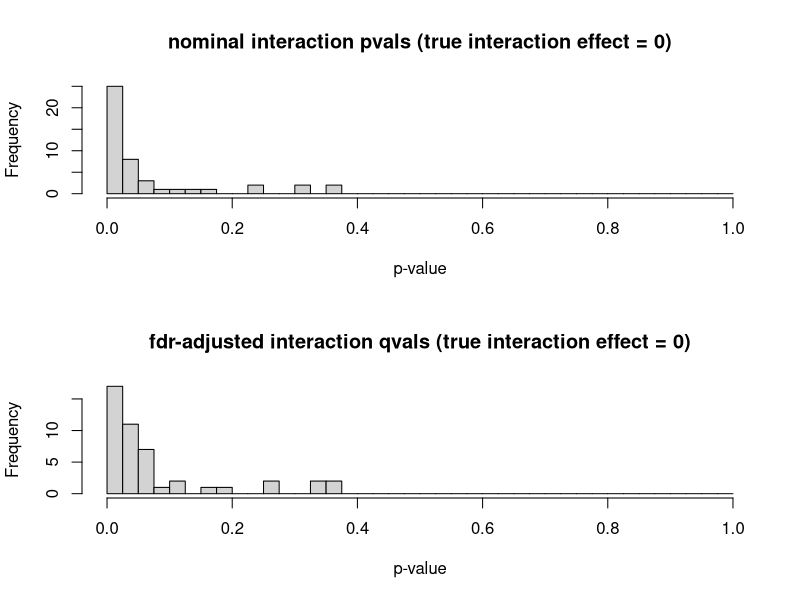
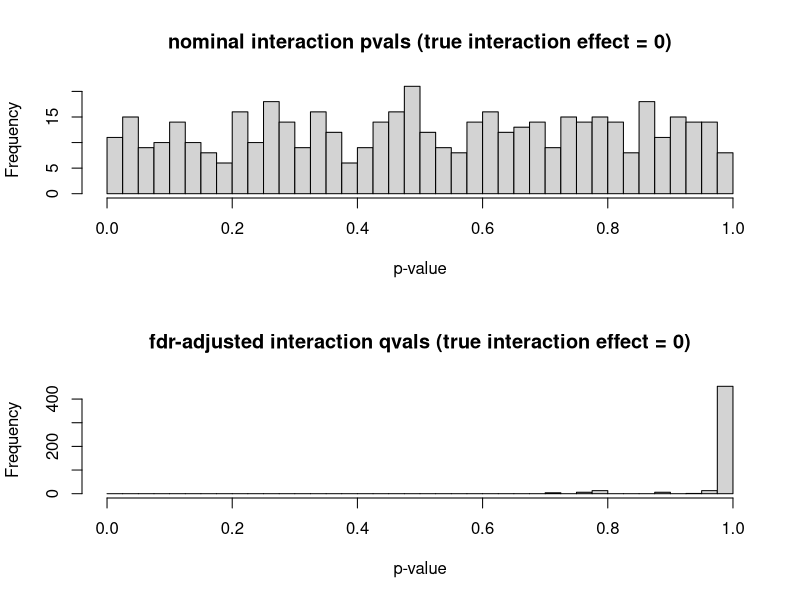

These charts were generated, in order, by the following R code:
#simulation function for first step of the analysis
sim_analysis_step1 <- function(b_x1, b_x2, n = 1E2, sigmas = c(1,1,1)){
  
  #sim inputs
  x1 <- rnorm(n) * sigmas[1]
  x2 <- rnorm(n) * sigmas[2]
  d <- data.frame(x = c(x1, x2), f = rep(1:2, each = n))
  
  #sim outputs
  e <- rnorm(n*2) * sigmas[3]
  d$y <- d$x * c(b_x1, b_x2)[d$f] + e

  #run first step of 2 step regression
  fit_2step_A <- lm(d$y[d$f==1] ~ 1 + x1)
  fit_2step_B <- lm(d$y[d$f==2] ~ 1 + x2)
  pvals_2step <- c(A = summary(fit_2step_A)$coefficients["x1", "Pr(>|t|)"],
                   B = summary(fit_2step_B)$coefficients["x2", "Pr(>|t|)"])
  
  #return pvals and data
  return(list(pvals = pvals_2step,
              d = d))
  
}

#simulate first stage
nsim <- 1E4
b <- 0.1
fits <- parallel::mclapply(1:nsim, function(i) sim_analysis_step1(b_x1 = b, b_x2 = b), mc.cores = 4)
pvals_step1 <- data.frame(do.call(rbind, lapply(fits, function(x) x[["pvals"]])))
q_thresh <- 0.05
qvals_step1 <- data.frame(A = p.adjust(pvals_step1$A, method = "BH"),
                          B = p.adjust(pvals_step1$B, method = "BH"))
sig_tests_step1 <- apply(qvals_step1 < q_thresh, 1, any)
sig_fits_step1 <- fits[sig_tests_step1]

#fit interaction model to filtered results from first stage
pvals_step2 <- unlist(parallel::mclapply(sig_fits_step1, function(x){
  d <- x[["d"]]
  fit <- lm(y ~ 1 + x + f + x*f, d)
  return(summary(fit)$coefficients["x:f", "Pr(>|t|)"])
}, mc.cores = 4))

#plot results
par(mfrow = c(2,1))
hist(pvals_step2, breaks = 0:40/40, 
     main = "nominal interaction pvals (true interaction effect = 0)", 
     xlab = "p-value")
hist(p.adjust(pvals_step2, method = "BH"), breaks = 0:40/40, 
     main = "fdr-adjusted interaction qvals (true interaction effect = 0)", 
     xlab = "p-value")

#alternatively, filter only for main effects in combined analysis
sim_analysis_step1_combined <- function(b_x1, b_x2, n = 1E2, sigmas = c(1,1,1)){
  
  #sim inputs
  x1 <- rnorm(n) * sigmas[1]
  x2 <- rnorm(n) * sigmas[2]
  d <- data.frame(x = c(x1, x2), f = rep(1:2, each = n))
  
  #sim outputs
  e <- rnorm(n*2) * sigmas[3]
  d$y <- d$x * c(b_x1, b_x2)[d$f] + e
  
  #run first step of 2 step regression
  fit_2step_comb <- lm(d$y ~ 1 + d$x)
  
  #return pvals and data
  return(list(pvals = summary(fit_2step_comb)$coefficients["d$x", "Pr(>|t|)"],
              d = d))
  
}

#simulate first stage
fits_comb <- parallel::mclapply(1:nsim, function(i) sim_analysis_step1_combined(b_x1 = b, b_x2 = b), mc.cores = 4)
pvals_step1_comb <- unlist(lapply(fits_comb, function(x) x[["pvals"]]))
qvals_step1_comb <- p.adjust(pvals_step1_comb, method = "BH")
sig_tests_step1_comb <- qvals_step1_comb < q_thresh
sig_fits_step1_comb <- fits_comb[sig_tests_step1_comb]

#fit interaction model to filtered results from first stage
pvals_step2_comb <- unlist(parallel::mclapply(sig_fits_step1_comb, function(x){
  d <- x[["d"]]
  fit <- lm(y ~ 1 + x + f + x*f, d)
  return(summary(fit)$coefficients["x:f", "Pr(>|t|)"])
}, mc.cores = 4))

#plot results
par(mfrow = c(2,1))
hist(pvals_step2_comb, breaks = 0:40/40, 
     main = "nominal interaction pvals (true interaction effect = 0)", 
     xlab = "p-value")
hist(p.adjust(pvals_step2_comb, method = "BH"), breaks = 0:40/40, 
     main = "fdr-adjusted interaction qvals (true interaction effect = 0)", 
     xlab = "p-value")
